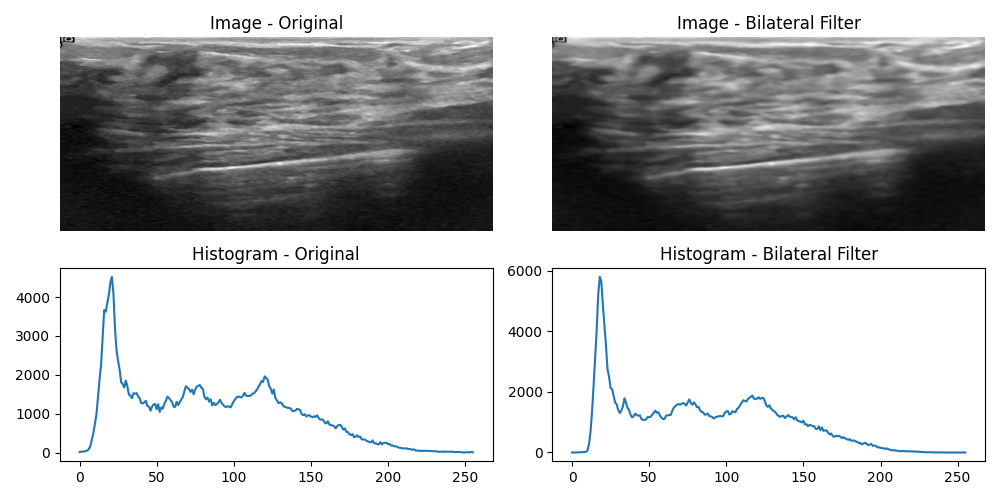
#> input picture TRABALHO1/results/Original_Bilateral Filter.png, 1000 x 500 px, given in place of normal (1).png, which was not available
$ jupyter execute --allow-errors notebook.ipynb   (older library calls are emulated)   (text cells are left out)
#> lines starting #> are read from the running program, lines starting #| are printed output that depends on the picture; long printed decimals are rounded; pictures that were not available may be replaced by others from this repository, and a replacement may not be noted
[cell 1]
import numpy as np
import matplotlib.pyplot as plt
import cv2
from skimage.metrics import structural_similarity

[cell 2]
def img_preprocess(img):
    img = cv2.resize(img, (500, 500))

    return img

# [17 lines left out: functions img_show, show_side_by_side, not called in this run]

def show_side_by_side_with_histogram(img_1, img_2, title_1, title_2):
    fig, axs = plt.subplots(2, 2, figsize=(10, 5))

    axs[0][0].imshow(img_1, cmap='gray', aspect='auto')
    axs[0][0].axis('off')
    axs[0][0].set_title("Image - " + title_1)

    axs[0][1].imshow(img_2, cmap='gray', aspect='auto')
    axs[0][1].axis('off')
    axs[0][1].set_title("Image - " + title_2)

    # [4 lines of commented-out code are left out]

    img_1_hist = cv2.calcHist([img_1], [0], None, [256], [0, 256])
    img_2_hist = cv2.calcHist([img_2], [0], None, [256], [0, 256])


    axs[1][0].plot(img_1_hist)
    axs[1][0].set_title("Histogram - " + title_1)

    axs[1][1].plot(img_2_hist)
    axs[1][1].set_title("Histogram - " + title_2)

    #make the subplots to be in the same width

    plt.tight_layout()
    plt.savefig(f'results/{title_1}_{title_2}.png')
    plt.show()

def show_image_samples_from_dataset():
    imgs = []

    n = 8


    for i in range(1, n + 1):
        img = cv2.imread(f'../DATA/raw/normal/normal ({i}).png', cv2.IMREAD_GRAYSCALE)
        img = img_preprocess(img)
        imgs.append(img)

    #show the n images side by side
    fig, axs = plt.subplots(2, 4, figsize=(20, 10))
    axs = axs.ravel()

    for i in range(n):
        axs[i].axis('off')
        axs[i].imshow(imgs[i], cmap='gray')

    plt.tight_layout()
    plt.savefig('results/samples.png')
    plt.show()

[cell 3]
from skimage import restoration


def total_variation_denoise(img1):
  # denoising
  result = restoration.denoise_tv_chambolle(img1, weight=0.1, channel_axis=-1)
  # normalizing from 0-1 to 0-255
  result = (255*result).astype(np.uint8)
  return result

[cell 4]
from scipy.spatial import distance
from scipy.ndimage import convolve
from scipy.sparse import diags, csr_matrix
from scipy.sparse.linalg import spsolve

# [210 lines left out: functions get_sparse_neighbor, create_spacial_affinity_kernel, compute_smoothness_weights, fuse_multi_exposure_images, refine_illumination_map_linear, correct_underexposure and 2 more, not called in this run]

[cell 5]
def bilateral_filter(img):
    result = cv2.bilateralFilter(img, 9, 75, 75)

    return result

[cell 6]
import sys
PY3 = sys.version_info > (3,)
if PY3:
    from builtins import isinstance


# [46 lines left out: function compute_weights, not called in this run]


def gaussian_kernel(size=5, sigma=0.4):
    return cv2.getGaussianKernel(ksize=size, sigma=sigma)


# [145 lines left out: functions image_reduce, image_expand, gaussian_pyramid, laplacian_pyramid, pyramid_collapse, exposure_fusion and 2 more, not called in this run]

[cell 7]
def median_blur(img):
    return cv2.medianBlur(img, 5)

def gaussian_blur(img):
    return cv2.GaussianBlur(img, (9, 9), 0)

[cell 8]
def evaulate_rmse(imagem1, imagem2):
    if imagem1.shape != imagem2.shape:
        raise ValueError("As imagens têm dimensões diferentes.")

    # Calcular o erro quadrático entre as imagens
    erro_quadratico = np.square(imagem1.astype(np.float32) - imagem2.astype(np.float32))

    # Calcular o RMSE
    rmse = np.sqrt(np.mean(erro_quadratico))

    return rmse

def evaluate_ambe(imagem1, imagem2):
    # Verificar se as imagens têm as mesmas dimensões
    if imagem1.shape != imagem2.shape:
        raise ValueError("As imagens têm dimensões diferentes.")

    # Calcular a diferença absoluta entre as imagens
    diferenca_absoluta = np.abs(imagem1.astype(np.float32) - imagem2.astype(np.float32))

    # Calcular o AMBE (Average Mean Absolute Error)
    ambe = np.mean(diferenca_absoluta)

    return ambe

def evaluate_psnr(imagem1, imagem2):
    # Verificar se as imagens têm as mesmas dimensões
    if imagem1.shape != imagem2.shape:
        raise ValueError("As imagens têm dimensões diferentes.")

    # Calcular o erro quadrático entre as imagens
    mse = np.mean((imagem1 - imagem2) ** 2)

    # Calcular o valor maximo para a intensidade do pixel
    max_pixel = np.max(imagem1)

    # Calcular o PSNR

    psnr = 10 * np.log10((max_pixel ** 2) / mse)

    return psnr

def evaluate_ssim(imagem1, imagem2):
    # Verificar se as imagens têm as mesmas dimensões
    if imagem1.shape != imagem2.shape:
        raise ValueError("As imagens têm dimensões diferentes.")

    # Calcular o SSIM
    ssim = structural_similarity(imagem1, imagem2, data_range=imagem2.max() - imagem2.min())

    return ssim


def evaluate_metrics(img_original, img_processed):
    rmse = evaulate_rmse(img_original, img_processed)
    ambe = evaluate_ambe(img_original, img_processed)
    psnr = evaluate_psnr(img_original, img_processed)
    ssim = evaluate_ssim(img_original, img_processed)

    return rmse, ambe, psnr, ssim

def evaulate_time(img_original, process):
    start = cv2.getTickCount()
    img_processed = process(img_original)
    end = cv2.getTickCount()
    time = (end - start) / cv2.getTickFrequency()
    return time

[cell 9]
img_path = '../DATA/raw/normal/normal (1).png'

result = cv2.imread(img_path, cv2.IMREAD_GRAYSCALE)
#> result: shape (500, 1000); min 0, max 255, mean 193.3
result = img_preprocess(result)
#> in img_preprocess, `img = cv2.resize(img, (500, 500))`:
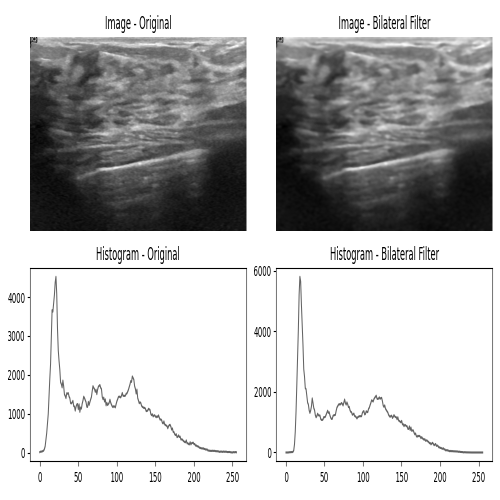
#> img: shape (500, 500); min 0, max 255, mean 193.4
img_hist_eq = cv2.equalizeHist(result)
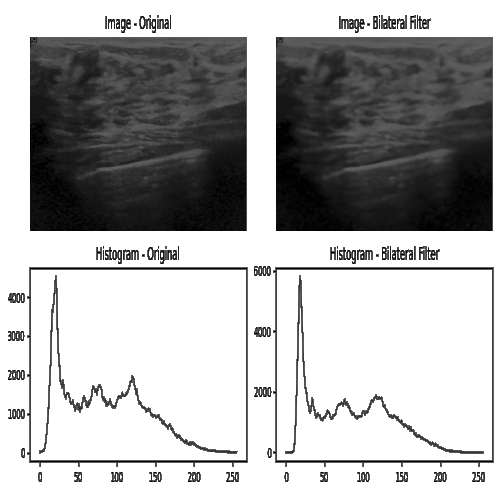
#> img_hist_eq: shape (500, 500); min 0, max 255, mean 175.6

print(evaluate_metrics(result, img_hist_eq))
#> in evaulate_rmse, `erro_quadratico = np.square(imagem1.astype(np.float32) - imagem2.astyp..`:
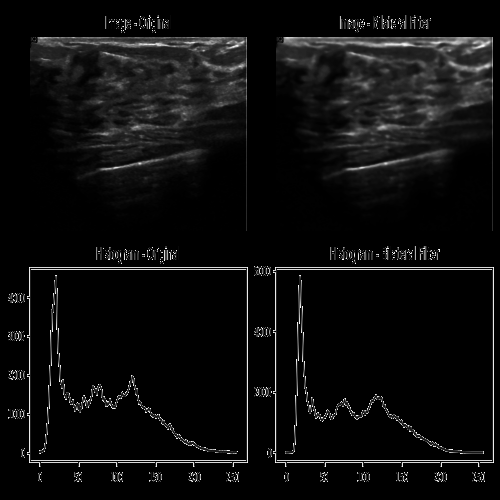
#> erro_quadratico: shape (500, 500) float32; min 0, max 24649, mean 1303.6; drawn with min black and max white
#> in evaulate_rmse, `rmse = np.sqrt(np.mean(erro_quadratico))`: rmse = 36.11
#> in evaluate_ambe, `diferenca_absoluta = np.abs(imagem1.astype(np.float32) - imagem2.astyp..`:
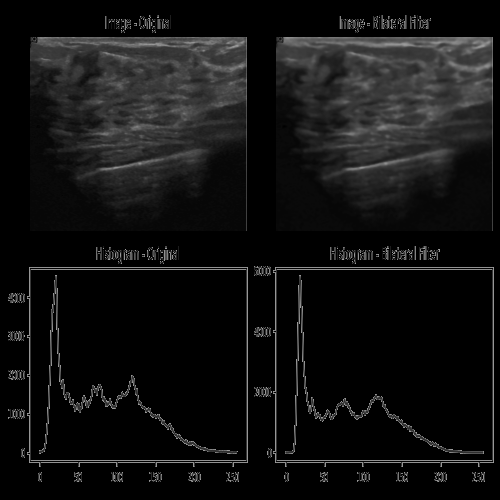
#> diferenca_absoluta: shape (500, 500) float32; min 0, max 157, mean 17.8
#> in evaluate_ambe, `ambe = np.mean(diferenca_absoluta)`: ambe = 17.84
#> in evaluate_psnr, `mse = np.mean((imagem1 - imagem2) ** 2)`: mse = 39.16
#> in evaluate_psnr, `max_pixel = np.max(imagem1)`: max_pixel = 255
#> in evaluate_psnr, `psnr = 10 * np.log10((max_pixel ** 2) / mse)`: psnr = 32.2
#> in evaluate_ssim, `ssim = structural_similarity(imagem1, imagem2, data_range=imagem2.max(..`: ssim = 0.858
#| (36.105, 17.838, 32.203, 0.8578)
show_side_by_side_with_histogram(result, img_hist_eq, "Original", "Equalized")
#> in show_side_by_side_with_histogram, `img_1_hist = cv2.calcHist([img_1], [0], None, [256], [0, 256])`: img_1_hist = 256 values, max 153800 at index 255, min 4 at index 1, mean 976.6
#> in show_side_by_side_with_histogram, `img_2_hist = cv2.calcHist([img_2], [0], None, [256], [0, 256])`: img_2_hist = 256 values, max 153800 at index 255, min 0 at index 5, mean 976.6
#> in show_side_by_side_with_histogram, `plt.savefig(f'results/{title_1}_{title_2}.png')`:
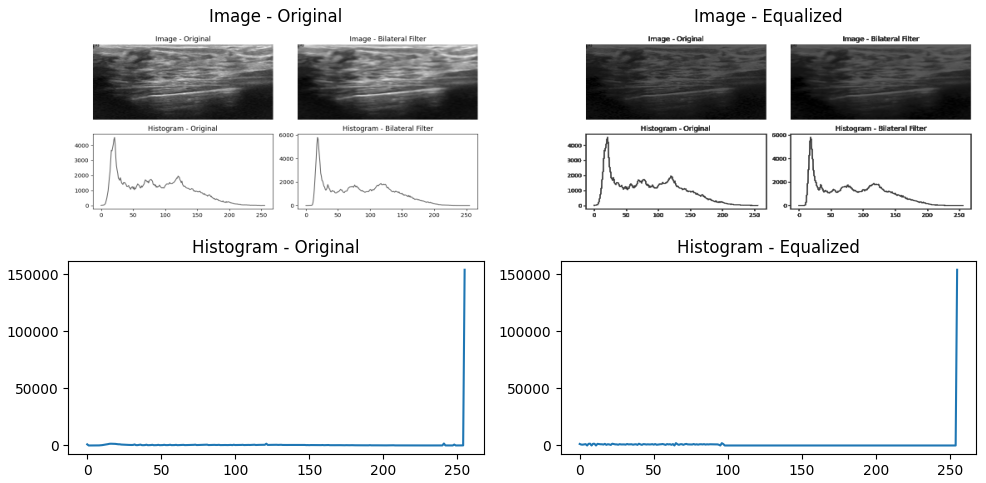
#> figure drawn by matplotlib, 4 panels; panel 3: curve peaks at x = 255, y = 153800; panel 4: curve peaks at x = 255, y = 153800
#> pass 2 of the loop in show_image_samples_from_dataset, `for i in range(1, n + 1):`:
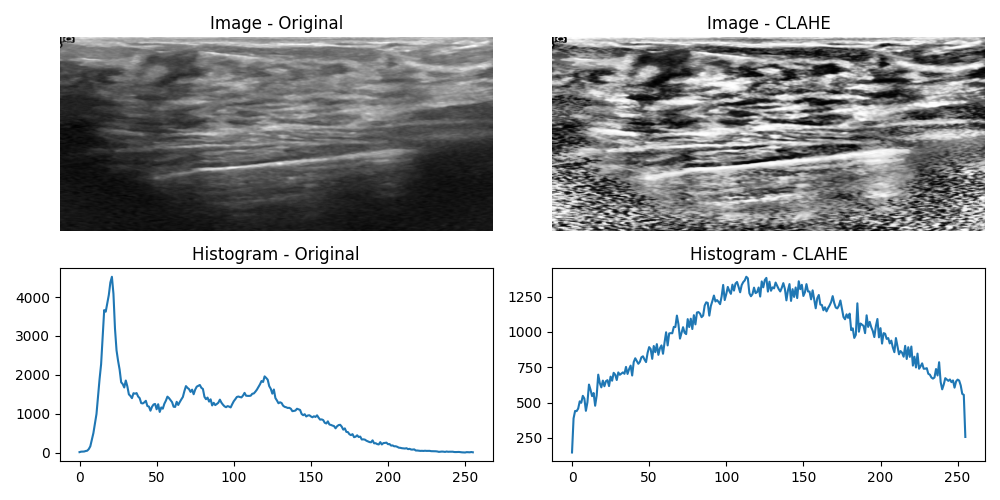
#> input picture TRABALHO1/results/Original_CLAHE.png, 1000 x 500 px, given in place of normal (2).png, which was not available
#> in img_preprocess (call 3), `img = cv2.resize(img, (500, 500))`:
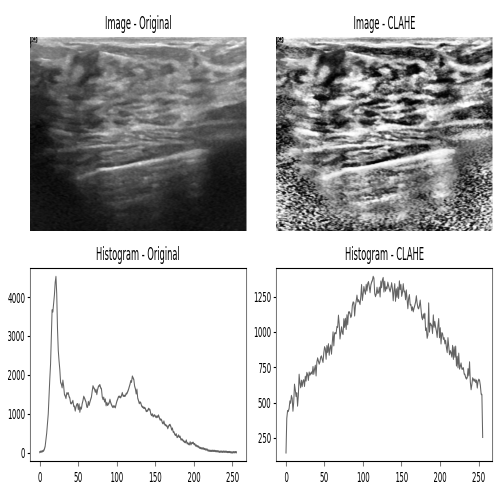
#> img: shape (500, 500); min 0, max 255, mean 200.2

#> (a cell that did not finish here is left out)

[cell 11]
experiments = [
    ("Histogram Equalization", cv2.equalizeHist),
    ("Bilateral Filter", bilateral_filter),
    ("CLAHE", cv2.createCLAHE().apply),
    # ("LIME", lime_filter),
    ("Total Variation Denoise", total_variation_denoise),
    # ("Exposure Fusion", exposure_fusion_filter),
    ("Median Filter", median_blur),
    ("Gaussian Filter", gaussian_blur)
]

for name, process in experiments:
    print(f"Experiment: {name}")

    time = evaulate_time(result, process)
    print(f"\tProcessing Time: {time:.4f} s")

    #get all metrics
    metrics = evaluate_metrics(result, process(result))

    #print metrics
    print(f"\tRMSE: {metrics[0]:.4f}")
    print(f"\tAMBE: {metrics[1]:.4f}")
    print(f"\tPSNR: {metrics[2]:.4f}")
    print(f"\tSSIM: {metrics[3]:.4f}")


    show_side_by_side_with_histogram(result, process(result), "Original", name)
#> this loop made 6 passes
#> (name, time, metrics) on passes 1 to 6: ('Histogram Equalization', 0.000614, (36.11, 17.84, 32.2, 0.858)), ('Bilateral Filter', 0.0303, (9.47, 4.04, 34.55, 0.91)), ('CLAHE', 0.00956, (24.96, 12.93, 32.04, 0.88)), ('Total Variation Denoise', 0.918, (6.39, 2.89, 36.03, 0.946)), ('Median Filter', 0.000841, (24.62, 5.26, 37.4, 0.851)), ('Gaussian Filter', 0.00102, (22.58, 8.19, 33.51, 0.815))
#> (printed output is left out)
#> pass 2, in bilateral_filter, `result = cv2.bilateralFilter(img, 9, 75, 75)`:
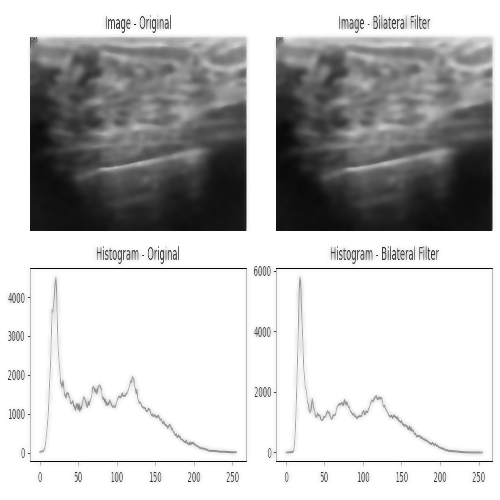
#> result: shape (500, 500); min 4, max 255, mean 193.9
#> pass 2, in evaulate_rmse (call 3), `erro_quadratico = np.square(imagem1.astype(np.float32) - imagem2.astyp..`:
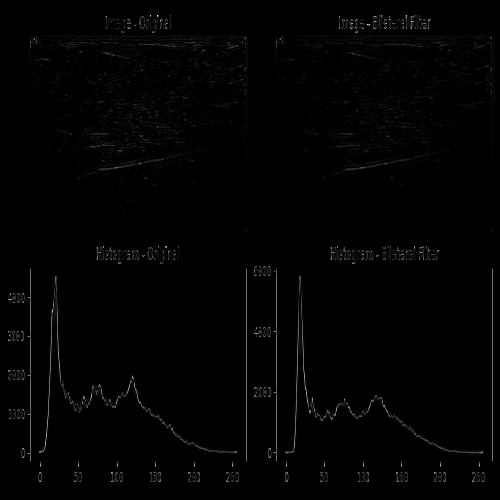
#> erro_quadratico: shape (500, 500) float32; min 0, max 9025, mean 89.7; drawn with min black and max white
#> pass 2, in evaluate_ambe (call 3), `diferenca_absoluta = np.abs(imagem1.astype(np.float32) - imagem2.astyp..`:
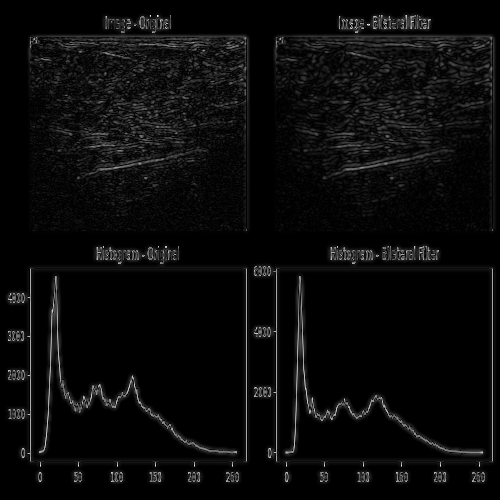
#> diferenca_absoluta: shape (500, 500) float32; min 0, max 95, mean 4; drawn with min black and max white
#> pass 2, in show_side_by_side_with_histogram (call 3), `plt.savefig(f'results/{title_1}_{title_2}.png')`:
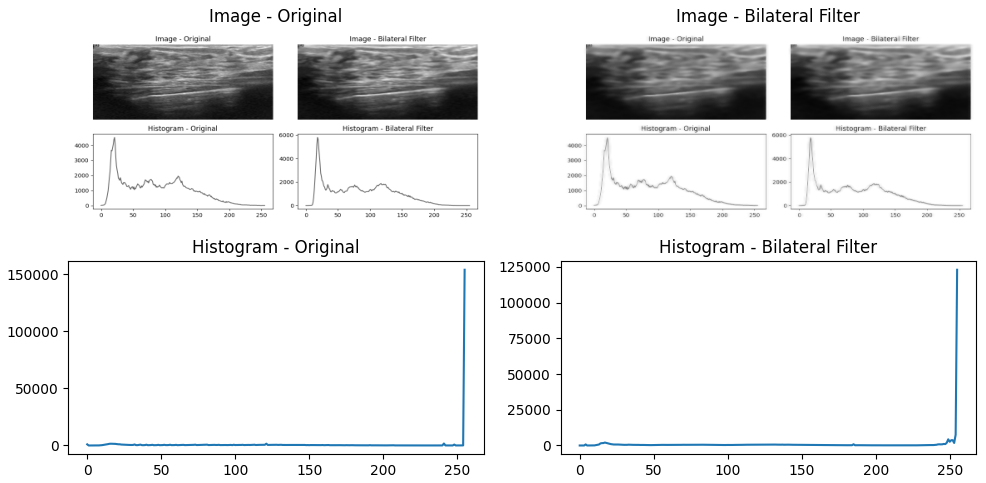
#> figure drawn by matplotlib, 4 panels; panel 3: curve peaks at x = 255, y = 153800; panel 4: curve peaks at x = 255, y = 122915
#> pass 3, in evaulate_time (call 3), `img_processed = process(img_original)`:
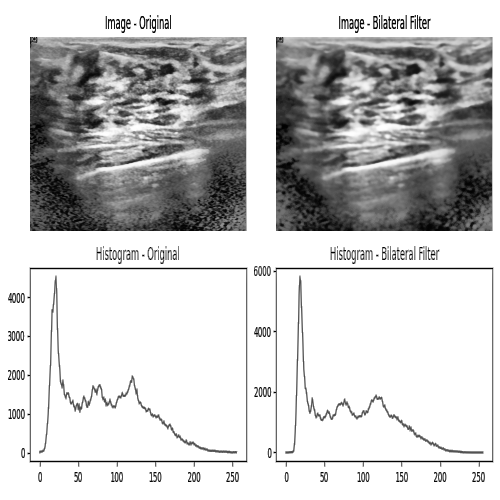
#> img_processed: shape (500, 500); min 0, max 255, mean 200.7
